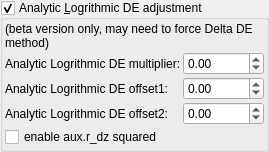
    <widget class="MyGroupBox" name="groupCheck_analyticDE_enabled_false">
     <property name="toolTip">
      <string/>
     </property>
     <property name="title">
      <string>Analytic &amp;Logrithmic DE adjustment</string>
     </property>
     <property name="checkable">
      <bool>true</bool>
     </property>
     <layout class="QVBoxLayout" name="verticalLayout_52">
      <property name="spacing">
       <number>2</number>
      </property>
      <property name="leftMargin">
       <number>2</number>
      </property>
      <property name="topMargin">
       <number>2</number>
      </property>
      <property name="rightMargin">
       <number>2</number>
      </property>
      <property name="bottomMargin">
       <number>2</number>
      </property>
      <item>
       <widget class="QLabel" name="label">
        <property name="text">
         <string>(beta version only, may need to force Delta DE method)</string>
        </property>
        <property name="wordWrap">
         <bool>true</bool>
        </property>
       </widget>
      </item>
      <item>
       <layout class="QGridLayout" name="gridLayout_26" columnstretch="0,0,1">
        <property name="spacing">
         <number>2</number>
        </property>
        <item row="1" column="1">
         <widget class="QLabel" name="label_177">
          <property name="text">
           <string>Analytic Logrithmic DE offset1:</string>
          </property>
         </widget>
        </item>
        <item row="0" column="1">
         <widget class="QLabel" name="label_176">
          <property name="text">
           <string>Analytic Logrithmic DE multiplier:</string>
          </property>
         </widget>
        </item>
        <item row="2" column="1">
         <widget class="QLabel" name="label_178">
          <property name="text">
           <string>Analytic Logrithmic DE offset2:</string>
          </property>
         </widget>
        </item>
        <item row="0" column="2">
         <widget class="MyDoubleSpinBox" name="spinbox_analyticDE_scale_1">
          <property name="sizePolicy">
           <sizepolicy hsizetype="Minimum" vsizetype="Maximum">
            <horstretch>0</horstretch>
            <verstretch>0</verstretch>
           </sizepolicy>
          </property>
          <property name="prefix">
           <string/>
          </property>
          <property name="suffix">
           <string/>
          </property>
          <property name="decimals">
           <number>2</number>
          </property>
          <property name="minimum">
           <double>-36000.000000000000000</double>
          </property>
          <property name="maximum">
           <double>36000.000000000000000</double>
          </property>
          <property name="singleStep">
           <double>0.100000000000000</double>
          </property>
         </widget>
        </item>
        <item row="1" column="2">
         <widget class="MyDoubleSpinBox" name="spinbox_analyticDE_offset_1">
          <property name="sizePolicy">
           <sizepolicy hsizetype="Minimum" vsizetype="Maximum">
            <horstretch>0</horstretch>
            <verstretch>0</verstretch>
           </sizepolicy>
          </property>
          <property name="prefix">
           <string/>
          </property>
          <property name="suffix">
           <string/>
          </property>
          <property name="decimals">
           <number>2</number>
          </property>
          <property name="minimum">
           <double>-36000.000000000000000</double>
          </property>
          <property name="maximum">
           <double>36000.000000000000000</double>
          </property>
          <property name="singleStep">
           <double>0.100000000000000</double>
          </property>
         </widget>
        </item>
        <item row="2" column="2">
         <widget class="MyDoubleSpinBox" name="spinbox_analyticDE_offset_2">
          <property name="sizePolicy">
           <sizepolicy hsizetype="Minimum" vsizetype="Maximum">
            <horstretch>0</horstretch>
            <verstretch>0</verstretch>
           </sizepolicy>
          </property>
          <property name="prefix">
           <string/>
          </property>
          <property name="suffix">
           <string/>
          </property>
          <property name="decimals">
           <number>2</number>
          </property>
          <property name="minimum">
           <double>-36000.000000000000000</double>
          </property>
          <property name="maximum">
           <double>36000.000000000000000</double>
          </property>
          <property name="singleStep">
           <double>0.100000000000000</double>
          </property>
         </widget>
        </item>
       </layout>
      </item>
      <item>
       <widget class="QCheckBox" name="checkBox_analyticDE_enabled_auxR2_false">
        <property name="text">
         <string>enable aux.r_dz squared</string>
        </property>
       </widget>
      </item>
     </layout>
    </widget>
